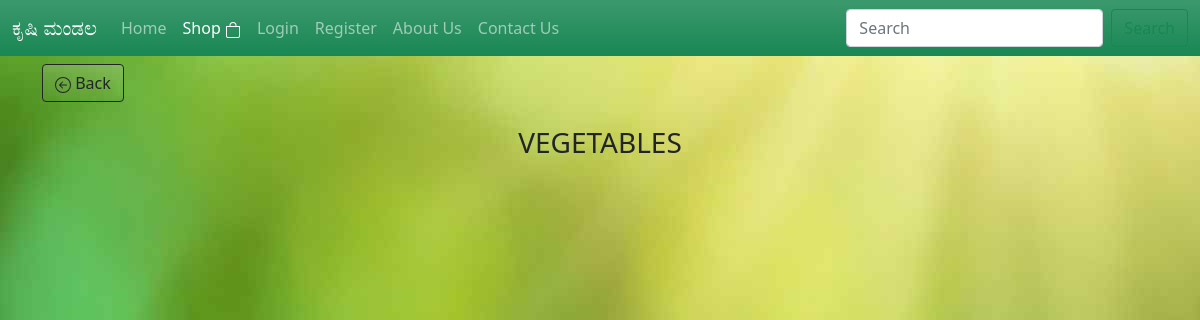
The app's page /vegetables, older data.
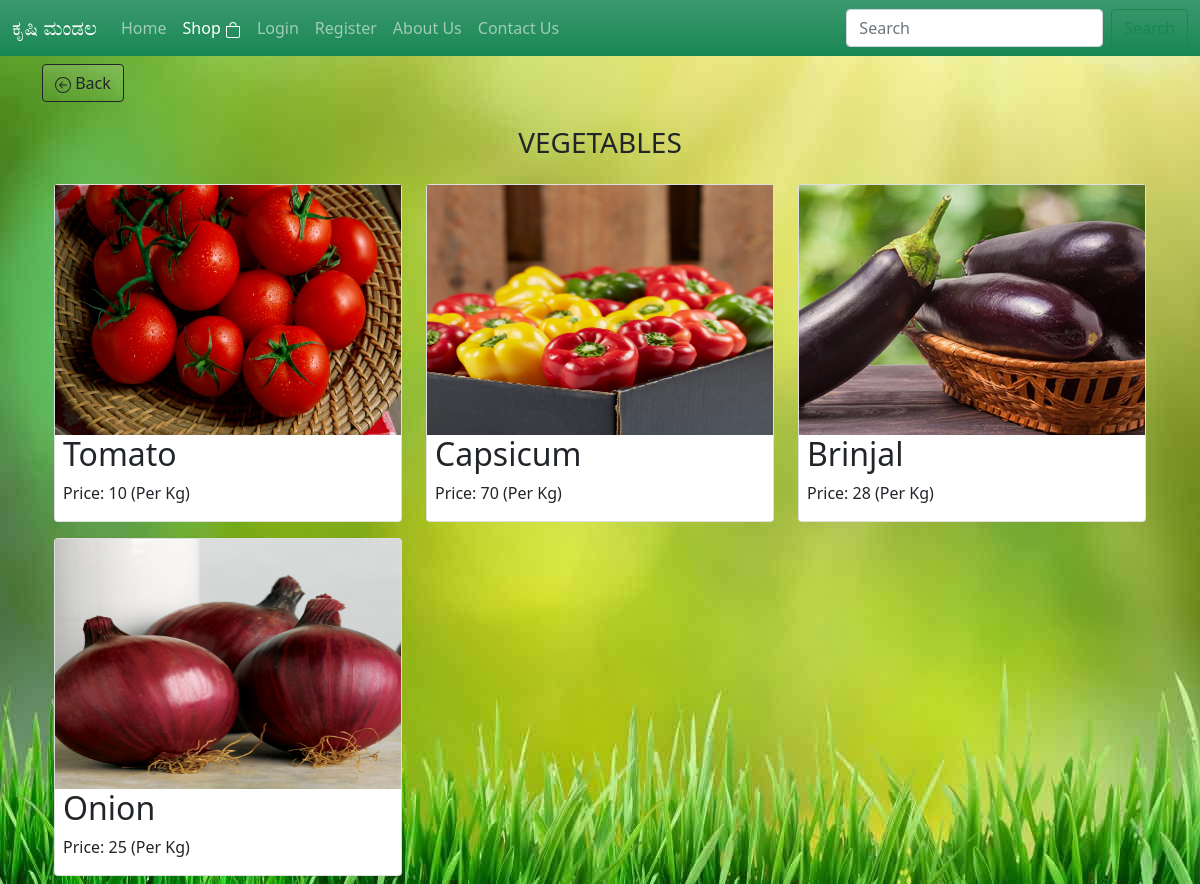
The same page, newer data.
### tables this page shows
CREATE TABLE "products" (
	"Id"	INTEGER,
	"pname"	TEXT,
	"price"	INTEGER,
	"image"	BLOB,
	"details"	TEXT,
	"category"	TEXT,
	PRIMARY KEY("Id" AUTOINCREMENT)
);

### app.py (the view)
@app.get("/vegetables", response_class=HTMLResponse)
def vegetables(request : Request):
    con = sqlite3.connect("Myapp.db")
    con.row_factory = sqlite3.Row
    cur = con.cursor()
    cur.execute("select * from products where category = 'Vegetables' ")
    vegetables = cur.fetchall()
    con.close
    return templates.TemplateResponse("vegetables.html",{"request" : request , "vegetables" : vegetables})

### templates/vegetables.html (shortened to what this page needs)
<!doctype html>
<html lang="en">
  <head>
    <link href="https://cdn.jsdelivr.net/npm/bootstrap@5.0.2/dist/css/bootstrap.min.css" rel="stylesheet">
  </head>
  <body class="bg">
    <nav class="navbar navbar-expand-lg navbar-dark bg-success bg-gradient">
      <div class="container-fluid">
        <a class="navbar-brand" href="#">ಕೃಷಿ ಮಂಡಲ</a>
        <div class="collapse navbar-collapse" id="navbarSupportedContent">
          <ul class="navbar-nav me-auto mb-2 mb-lg-0">
            <li class="nav-item">
              <a class="nav-link" href="/">Home</a>
            </li>
            <li class="nav-item">
              <a class="nav-link active" aria-current="page" href="#"
                >Shop
                <svg
                  xmlns="http://www.w3.org/2000/svg"
                  width="16"
                  height="16"
                  fill="currentColor"
                  class="bi bi-bag"
                  viewBox="0 0 16 16"
                >
                  <path
                    d="M8 1a2.5 2.5 0 0 1 2.5 2.5V4h-5v-.5A2.5 2.5 0 0 1 8 1zm3.5 3v-.5a3.5 3.5 0 1 0-7 0V4H1v10a2 2 0 0 0 2 2h10a2 2 0 0 0 2-2V4h-3.5zM2 5h12v9a1 1 0 0 1-1 1H3a1 1 0 0 1-1-1V5z"
                  />
                </svg>
              </a>
            </li>
            {% if request.session.get('isLogin') %}
            <li class="nav-item">
              <a class="nav-link" href="/newsfeed">News Feed</a>
            </li>
           <li class="nav-item" >
             <a class="nav-link" href="/orders">Orders</a>
           </li>
           <li class="nav-item" >
             <a class="nav-link" href="/cart" >Cart</a>
           </li>
            <li class="nav-item">
              <a class="nav-link" href="#"><svg xmlns="http://www.w3.org/2000/svg" width="16" height="16" fill="currentColor" class="bi bi-person-circle" viewBox="0 0 16 16">
                  <path d="M11 6a3 3 0 1 1-6 0 3 3 0 0 1 6 0z"/>
                  <path fill-rule="evenodd" d="M0 8a8 8 0 1 1 16 0A8 8 0 0 1 0 8zm8-7a7 7 0 0 0-5.468 11.37C3.242 11.226 4.805 10 8 10s4.757 1.225 5.468 2.37A7 7 0 0 0 8 1z"/>
                </svg> Hey,{{request.session.get('username')}}!
                </a></a>
          </li>
          <li class="nav-item">
            <a class="nav-link" href="/logout">Logout <svg xmlns="http://www.w3.org/2000/svg" width="16" height="16" fill="currentColor" class="bi bi-power" viewBox="0 0 16 16">
              <path d="M7.5 1v7h1V1h-1z"/>
              <path d="M3 8.812a4.999 4.999 0 0 1 2.578-4.375l-.485-.874A6 6 0 1 0 11 3.616l-.501.865A5 5 0 1 1 3 8.812z"/>
            </svg></a>
        </li>
            {% else %}
            <li class="nav-item">
              <a class="nav-link" href="/login">Login</a>
            </li>
            <li class="nav-item">
              <a class="nav-link" href="/register">Register</a>
            </li>
            {% endif %}
            <li class="nav-item">
              <a class="nav-link" href="#">About Us</a>
            </li>
            <li class="nav-item">
              <a class="nav-link" href="/contactus">Contact Us</a>
            </li>
          </ul>
          <form class="d-flex">
            <input
              class="form-control me-2"
              type="search"
              placeholder="Search"
              aria-label="Search"
            />
            <button class="btn btn-outline-success" type="submit">
            </button>
          </form>
        </div>
      </div>
    </nav>
      <main class="container">
        <a href="/Products" class="btn btn-outline-dark my-2 bg-gradient"> Back</a>
        <h3 class="text-center my-3">VEGETABLES</h3>
        <div class="container">
          <div class="row">
          {% for vegetable in vegetables %}
              <div class="col-md-4 my-2">
                  <div class="card">
                      <img src="{{ vegetable.image }}" height="250" />
                      <div class="mx-2">
                      <h2> {{ vegetable.pname }}</h2>
                      <p>Price: {{ vegetable.price }} (Per Kg)</p>
                    </div>
                  </div>
              </div>
          {% endfor %}
          </div>
      </div>
      </main>
  </body>
</html>

### templates/vegetables.html (style rules this page uses)
.bg { background: url("../static/images/grassbg.jpg"); object-fit: cover; }

Row changes from the older to the newer data that the page shows:
added products: shows a picture, pname "Tomato", price "10"
added products: image (picture), pname "Capsicum", price "70"
added products: image (picture), pname "Brinjal", price "28"
added products: image (picture), pname "Onion", price "25"
